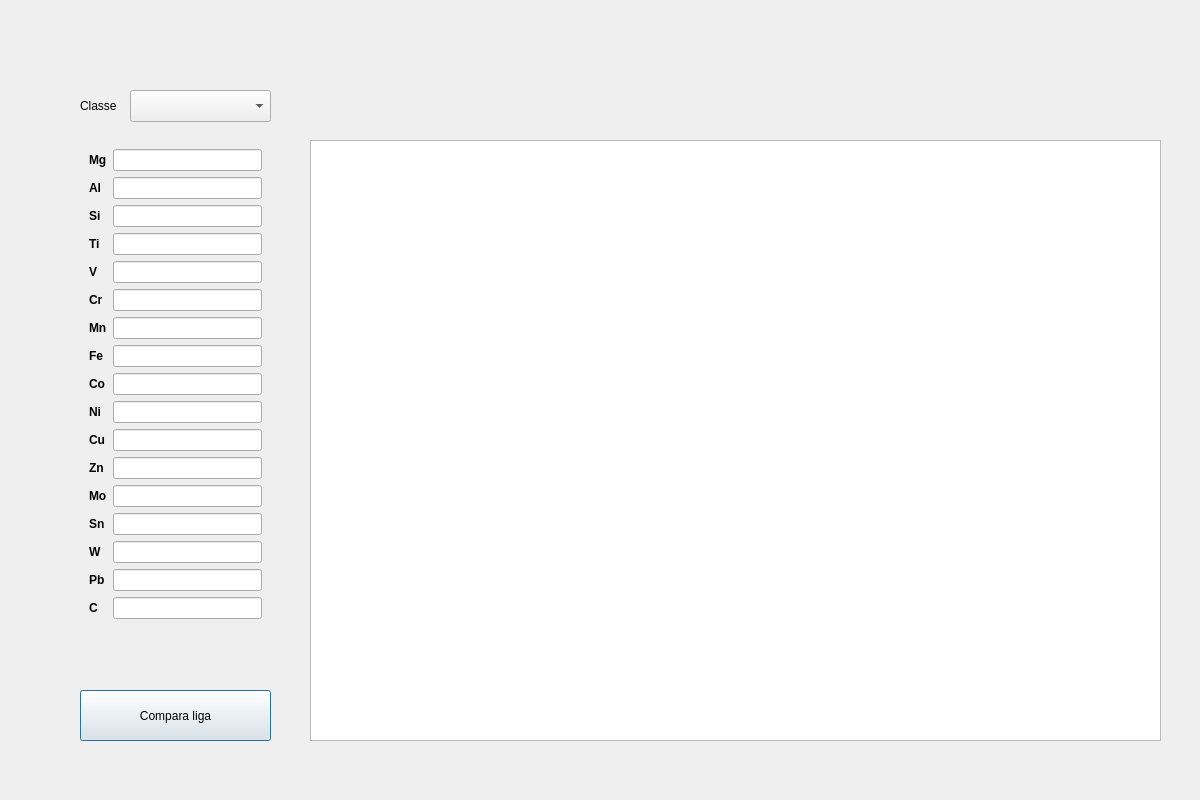
<?xml version="1.0" encoding="UTF-8"?>
<ui version="4.0">
 <class>compare</class>
 <widget class="QDialog" name="compare">
  <property name="geometry">
   <rect>
    <x>0</x>
    <y>0</y>
    <width>1200</width>
    <height>800</height>
   </rect>
  </property>
  <property name="windowTitle">
   <string>Dialog</string>
  </property>
  <widget class="QFrame" name="formFrame">
   <property name="geometry">
    <rect>
     <x>80</x>
     <y>140</y>
     <width>191</width>
     <height>519</height>
    </rect>
   </property>
   <layout class="QFormLayout" name="formLayout">
    <item row="0" column="1">
     <widget class="QLineEdit" name="mgSpec"/>
    </item>
    <item row="0" column="0">
     <widget class="QLabel" name="label_3">
      <property name="font">
       <font>
        <weight>75</weight>
        <bold>true</bold>
       </font>
      </property>
      <property name="text">
       <string>Mg</string>
      </property>
     </widget>
    </item>
    <item row="1" column="0">
     <widget class="QLabel" name="label_4">
      <property name="font">
       <font>
        <weight>75</weight>
        <bold>true</bold>
       </font>
      </property>
      <property name="text">
       <string>Al</string>
      </property>
     </widget>
    </item>
    <item row="1" column="1">
     <widget class="QLineEdit" name="alSpec"/>
    </item>
    <item row="2" column="1">
     <widget class="QLineEdit" name="siSpec"/>
    </item>
    <item row="3" column="1">
     <widget class="QLineEdit" name="tiSpec"/>
    </item>
    <item row="2" column="0">
     <widget class="QLabel" name="label_5">
      <property name="font">
       <font>
        <weight>75</weight>
        <bold>true</bold>
       </font>
      </property>
      <property name="text">
       <string>Si</string>
      </property>
     </widget>
    </item>
    <item row="3" column="0">
     <widget class="QLabel" name="label_6">
      <property name="font">
       <font>
        <weight>75</weight>
        <bold>true</bold>
       </font>
      </property>
      <property name="text">
       <string>Ti</string>
      </property>
     </widget>
    </item>
    <item row="4" column="0">
     <widget class="QLabel" name="label_7">
      <property name="font">
       <font>
        <weight>75</weight>
        <bold>true</bold>
       </font>
      </property>
      <property name="text">
       <string>V</string>
      </property>
     </widget>
    </item>
    <item row="4" column="1">
     <widget class="QLineEdit" name="vSpec"/>
    </item>
    <item row="5" column="0">
     <widget class="QLabel" name="label_8">
      <property name="font">
       <font>
        <weight>75</weight>
        <bold>true</bold>
       </font>
      </property>
      <property name="text">
       <string>Cr</string>
      </property>
     </widget>
    </item>
    <item row="5" column="1">
     <widget class="QLineEdit" name="crSpec"/>
    </item>
    <item row="6" column="1">
     <widget class="QLineEdit" name="mnSpec"/>
    </item>
    <item row="7" column="1">
     <widget class="QLineEdit" name="feSpec"/>
    </item>
    <item row="9" column="1">
     <widget class="QLineEdit" name="niSpec"/>
    </item>
    <item row="10" column="1">
     <widget class="QLineEdit" name="cuSpec"/>
    </item>
    <item row="11" column="1">
     <widget class="QLineEdit" name="znSpec"/>
    </item>
    <item row="12" column="1">
     <widget class="QLineEdit" name="moSpec"/>
    </item>
    <item row="13" column="1">
     <widget class="QLineEdit" name="snSpec"/>
    </item>
    <item row="14" column="1">
     <widget class="QLineEdit" name="wSpec"/>
    </item>
    <item row="15" column="1">
     <widget class="QLineEdit" name="pbSpec"/>
    </item>
    <item row="16" column="1">
     <widget class="QLineEdit" name="cSpec"/>
    </item>
    <item row="6" column="0">
     <widget class="QLabel" name="label_9">
      <property name="font">
       <font>
        <weight>75</weight>
        <bold>true</bold>
       </font>
      </property>
      <property name="text">
       <string>Mn</string>
      </property>
     </widget>
    </item>
    <item row="7" column="0">
     <widget class="QLabel" name="label_10">
      <property name="font">
       <font>
        <weight>75</weight>
        <bold>true</bold>
       </font>
      </property>
      <property name="text">
       <string>Fe</string>
      </property>
     </widget>
    </item>
    <item row="8" column="0">
     <widget class="QLabel" name="label_11">
      <property name="font">
       <font>
        <weight>75</weight>
        <bold>true</bold>
       </font>
      </property>
      <property name="text">
       <string>Co</string>
      </property>
     </widget>
    </item>
    <item row="9" column="0">
     <widget class="QLabel" name="label_12">
      <property name="font">
       <font>
        <weight>75</weight>
        <bold>true</bold>
       </font>
      </property>
      <property name="text">
       <string>Ni</string>
      </property>
     </widget>
    </item>
    <item row="10" column="0">
     <widget class="QLabel" name="label_13">
      <property name="font">
       <font>
        <weight>75</weight>
        <bold>true</bold>
       </font>
      </property>
      <property name="text">
       <string>Cu</string>
      </property>
     </widget>
    </item>
    <item row="11" column="0">
     <widget class="QLabel" name="label_14">
      <property name="font">
       <font>
        <weight>75</weight>
        <bold>true</bold>
       </font>
      </property>
      <property name="text">
       <string>Zn</string>
      </property>
     </widget>
    </item>
    <item row="12" column="0">
     <widget class="QLabel" name="label_15">
      <property name="font">
       <font>
        <weight>75</weight>
        <bold>true</bold>
       </font>
      </property>
      <property name="text">
       <string>Mo</string>
      </property>
     </widget>
    </item>
    <item row="13" column="0">
     <widget class="QLabel" name="label_16">
      <property name="font">
       <font>
        <weight>75</weight>
        <bold>true</bold>
       </font>
      </property>
      <property name="text">
       <string>Sn</string>
      </property>
     </widget>
    </item>
    <item row="14" column="0">
     <widget class="QLabel" name="label_17">
      <property name="font">
       <font>
        <weight>75</weight>
        <bold>true</bold>
       </font>
      </property>
      <property name="text">
       <string>W</string>
      </property>
     </widget>
    </item>
    <item row="15" column="0">
     <widget class="QLabel" name="label_18">
      <property name="font">
       <font>
        <weight>75</weight>
        <bold>true</bold>
       </font>
      </property>
      <property name="text">
       <string>Pb</string>
      </property>
     </widget>
    </item>
    <item row="16" column="0">
     <widget class="QLabel" name="label_19">
      <property name="font">
       <font>
        <weight>75</weight>
        <bold>true</bold>
       </font>
      </property>
      <property name="text">
       <string>C</string>
      </property>
     </widget>
    </item>
    <item row="8" column="1">
     <widget class="QLineEdit" name="coSpec"/>
    </item>
   </layout>
  </widget>
  <widget class="QComboBox" name="classeInput">
   <property name="geometry">
    <rect>
     <x>130</x>
     <y>90</y>
     <width>141</width>
     <height>32</height>
    </rect>
   </property>
  </widget>
  <widget class="QLabel" name="label_2">
   <property name="geometry">
    <rect>
     <x>80</x>
     <y>90</y>
     <width>101</width>
     <height>31</height>
    </rect>
   </property>
   <property name="text">
    <string>Classe</string>
   </property>
  </widget>
  <widget class="QPushButton" name="compareAlloy">
   <property name="geometry">
    <rect>
     <x>80</x>
     <y>690</y>
     <width>191</width>
     <height>51</height>
    </rect>
   </property>
   <property name="text">
    <string>Compara liga</string>
   </property>
  </widget>
  <widget class="QTableWidget" name="table">
   <property name="geometry">
    <rect>
     <x>310</x>
     <y>140</y>
     <width>851</width>
     <height>601</height>
    </rect>
   </property>
  </widget>
 </widget>
 <resources/>
 <connections/>
</ui>
